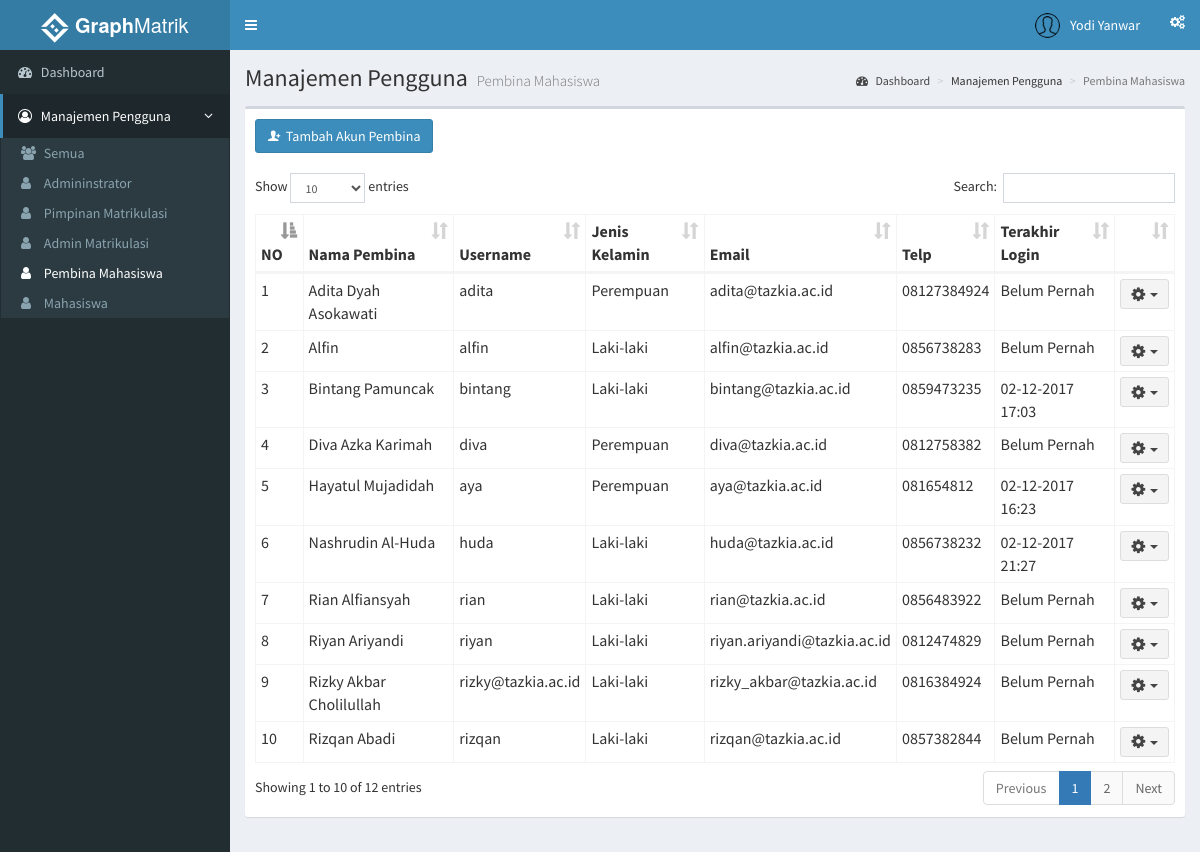
The page /index.php?page=pembina (signed in) on the database its author committed.
### tables this page shows
CREATE TABLE `pembina` (
  `id_pembina` int(11) NOT NULL,
  `nama` varchar(35) NOT NULL,
  `j_kelamin` varchar(15) DEFAULT NULL,
  `tgl_lahir` date NOT NULL,
  `gelar` varchar(10) DEFAULT NULL,
  `asalkota` varchar(20) DEFAULT NULL,
  `email` varchar(35) NOT NULL,
  `telp` varchar(13) NOT NULL,
  `avatar` varchar(100) DEFAULT NULL,
  `id_user` int(11) NOT NULL
);

CREATE TABLE `users` (
  `id_user` int(11) NOT NULL,
  `username` varchar(30) NOT NULL,
  `password` varchar(50) NOT NULL,
  `level` int(11) NOT NULL,
  `last_login` datetime NOT NULL
);

### functions.php (called while the page is built, shortened)
<?php
	function tampilPembina(){
		$ambildata = mysql_query("SELECT pembina.*, users.* FROM users INNER JOIN pembina ON pembina.id_user = users.id_user ORDER BY nama") or die(mysql_error());
		if (mysql_num_rows($ambildata) > 0) {
			while ($ad = mysql_fetch_assoc($ambildata))
				$data[] = $ad;
				return $data;
		} else{
			echo "Daftar pembina kosong";
		}
	}
 ?>

### role/admin/pembina.php (the view, shortened to what this page needs)
<?php
  include 'functions.php';
 ?>
    <section class="content-header">
      <h1>
        Manajemen Pengguna
        <small>Pembina Mahasiswa</small>
      </h1>
      <ol class="breadcrumb">
        <li><a href="/simon"><i class="fa fa-dashboard"></i>&nbsp;Dashboard</a></li>
        <li>Manajemen Pengguna</li>
        <li class="active">Pembina Mahasiswa</li>
      </ol>
    </section>
    <section class="content">
      <div class="row">
        <div class="col-xs-12">
          <div class="box">
            <div class="box-header">
             <button class="btn btn-primary" data-toggle="modal" data-target="#tambahPembina"><i class="ion ion-person-add"></i>&nbsp;&nbsp;Tambah Akun Pembina</button>
            </div>
            <div class="box-body">
              <table id="tablePembina" class="table table-bordered table-hover table-condensed">
                <thead>
                  <tr>
                    <th>NO</th>
                    <th>Nama Pembina</th>
                    <th>Username</th>
                    <th>Jenis Kelamin</th>
                    <th>Email</th>
                    <th>Telp</th>
                    <th>Terakhir Login</th>
                    <th></th>
                  </tr>
                </thead>
                <tbody>
                  <?php
                    $dataPembina = tampilPembina();
                    $no = 1;
                    foreach($dataPembina as $row){
                   ?>
                <tr>
                  <td><?php echo $no ?></td>
                  <td><?php echo $row['nama']?></td>
                  <td><?php echo $row['username'] ?></td>
                  <td><?php echo $row['j_kelamin'] ?></td>
                  <td><?php echo $row['email'] ?></td>
                  <td><?php echo $row['telp'] ?></td>
                  <td><?php if ($row['last_login'] == '0000-00-00 00:00:00'){ echo 'Belum Pernah';}else{ echo date("d-m-Y H:i", strtotime($row['last_login'])) ;}
                  ?></td>
                  <td>
                    <div class="dropdown">
                      <button class="btn btn-default btn-sm dropdown-toggle " type="button" data-toggle="dropdown">
                        <i class="fa fa-cog fa-lg"></i>&nbsp;&nbsp;<span class="caret"></span>
                      </button>
                    </div>
                  </td>
                </tr>
                  <?php
                    $no++; }
                   ?>
                </tbody>
              </table>
            </div>
          </div>
        </div>
      </div>
    </section>

### rows shown on the page
pembina: nama "Adita Dyah Asokawati", id_user.username "adita", j_kelamin "Perempuan", email "adita@tazkia.ac.id", telp "08127384924", shows "Belum Pernah"
pembina: nama "Alfin", id_user.username "alfin", j_kelamin "Laki-laki", email "alfin@tazkia.ac.id", telp "0856738283", shows "Belum Pernah"
pembina: nama "Bintang Pamuncak", id_user.username "bintang", j_kelamin "Laki-laki", email "bintang@tazkia.ac.id", telp "0859473235", id_user.last_login "02-12-2017 17:03"
pembina: nama "Diva Azka Karimah", id_user.username "diva", j_kelamin "Perempuan", email "diva@tazkia.ac.id", telp "0812758382", shows "Belum Pernah"
pembina: nama "Hayatul Mujadidah", id_user.username "aya", j_kelamin "Perempuan", email "aya@tazkia.ac.id", telp "081654812", id_user.last_login "02-12-2017 16:23"
pembina: nama "Nashrudin Al-Huda", id_user.username "huda", j_kelamin "Laki-laki", email "huda@tazkia.ac.id", telp "0856738232", id_user.last_login "02-12-2017 21:27"
pembina: nama "Rian Alfiansyah", id_user.username "rian", j_kelamin "Laki-laki", email "rian@tazkia.ac.id", telp "0856483922", shows "Belum Pernah"
pembina: nama "Riyan Ariyandi", id_user.username "riyan", j_kelamin "Laki-laki", email "riyan.ariyandi@tazkia.ac.id", telp "0812474829", shows "Belum Pernah"
pembina: nama "Rizky Akbar Cholilullah", id_user.username "rizky@tazkia.ac.id", j_kelamin "Laki-laki", email "rizky_akbar@tazkia.ac.id", telp "0816384924", shows "Belum Pernah"
pembina: nama "Rizqan Abadi", id_user.username "rizqan", j_kelamin "Laki-laki", email "rizqan@tazkia.ac.id", telp "0857382844", shows "Belum Pernah"

### other values the page prints
$_SESSION['nama'] "Yodi Yanwar"
